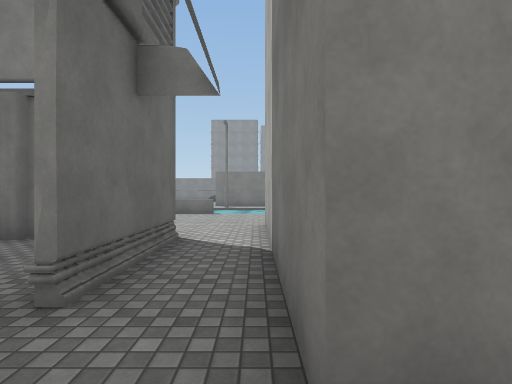
view 1 (above)

21 first-person views from a walk through a 3-D level made in the Unity game engine. The camera is 1.5 m above the floor, looks level and sees 80° across. The floor is counted in squares, 2 m on a side. Each view is taken from the middle of a square. On the plan, view 1 faces up. The plan holds only what a view shows up to about 10 squares ahead; the rest is blank. The place goes on beyond the plan. Surface patterns are stand-ins for the level's own textures.

view 2
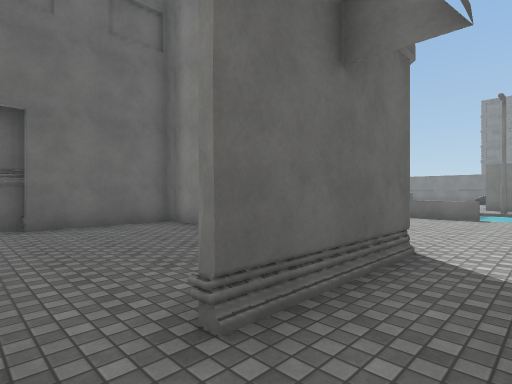

view 3
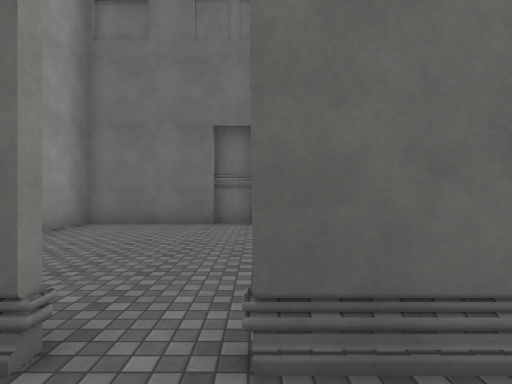

view 4
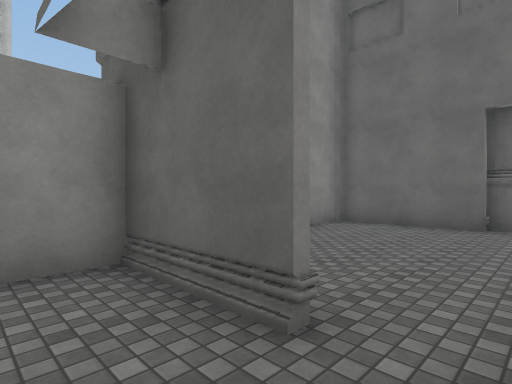

view 5
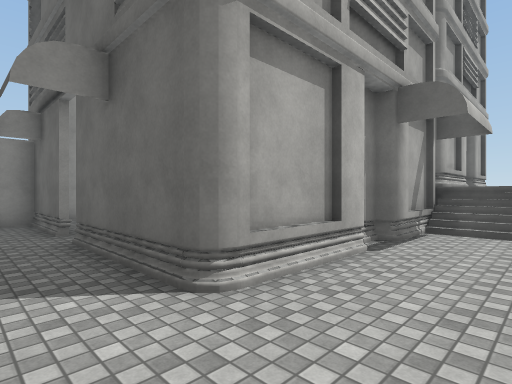

view 6
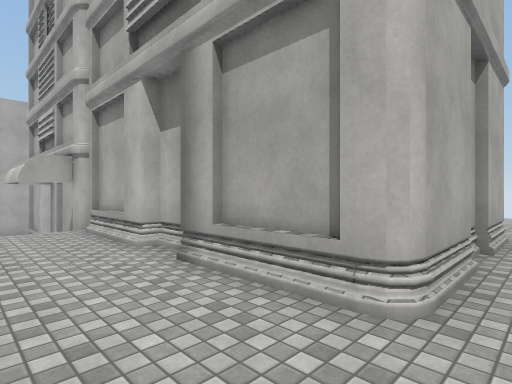

view 7
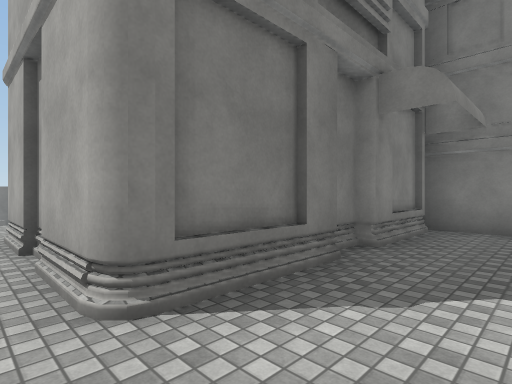

view 8
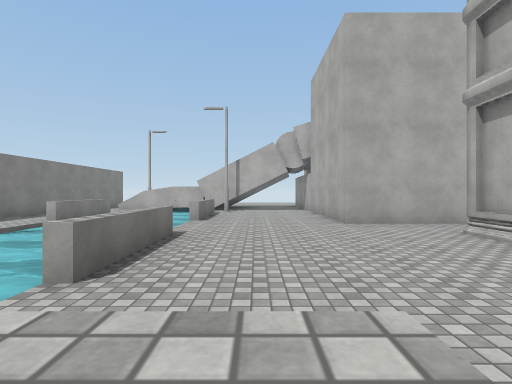

view 9
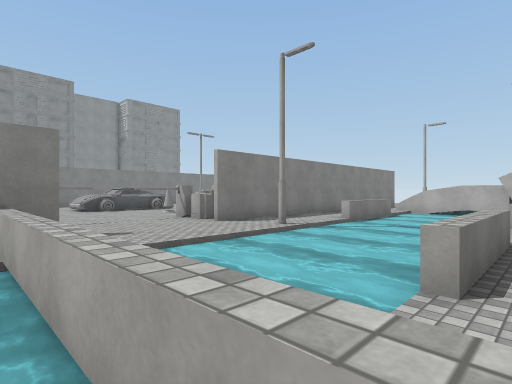

view 10
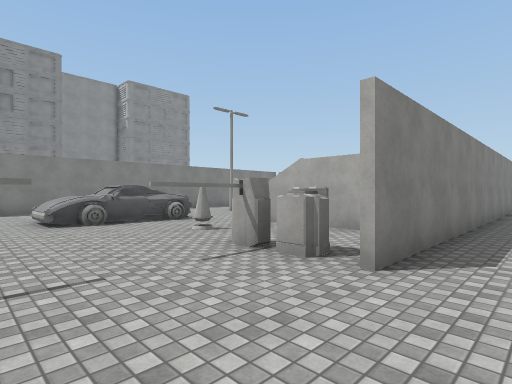

view 11
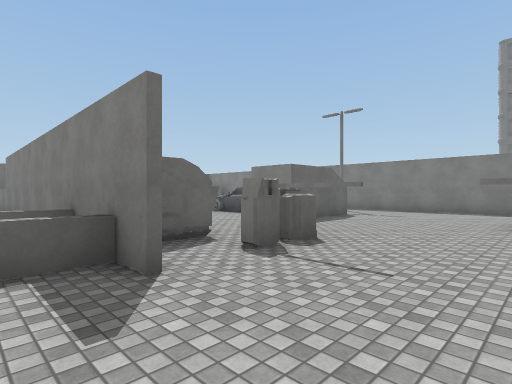

view 12
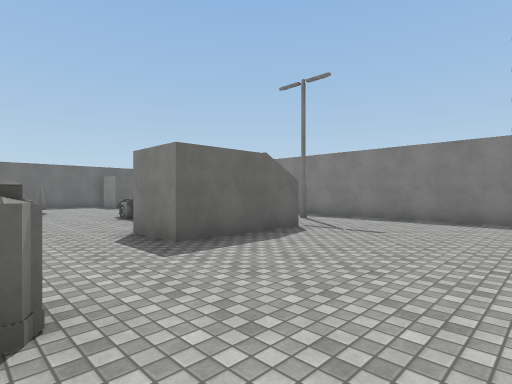

view 13
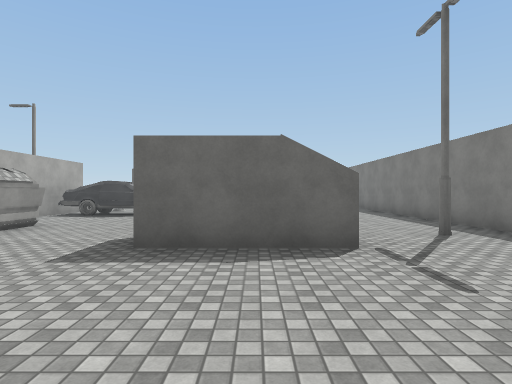

view 14
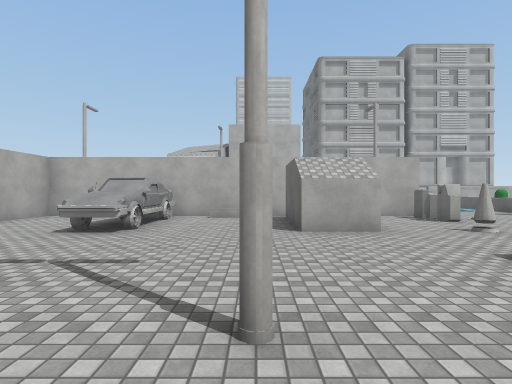

view 15
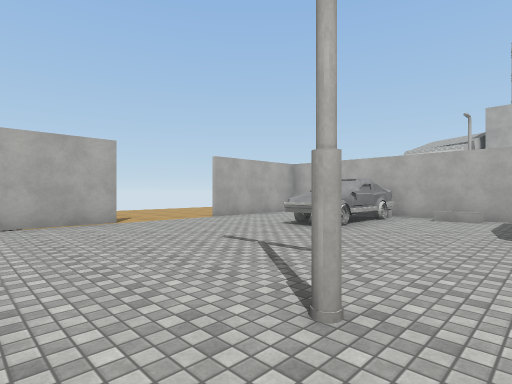

view 16
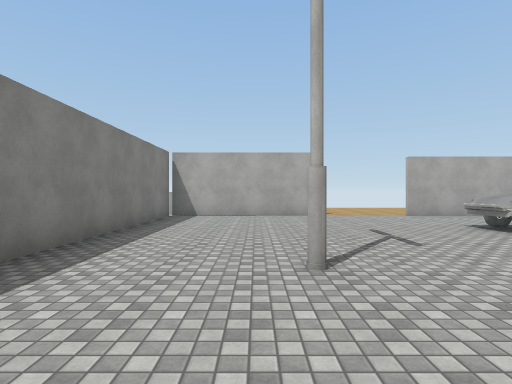

view 17
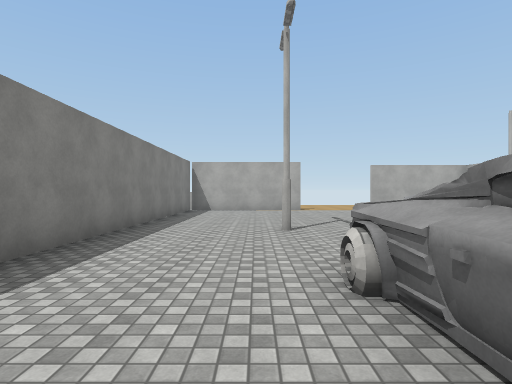

view 18
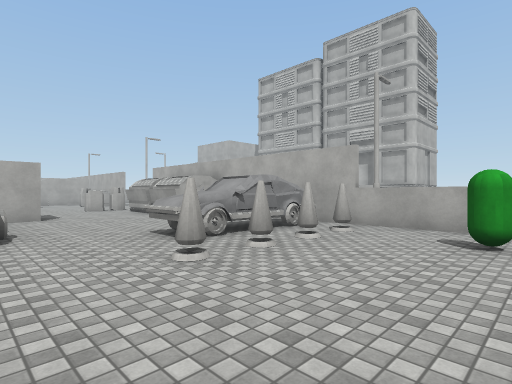

view 19
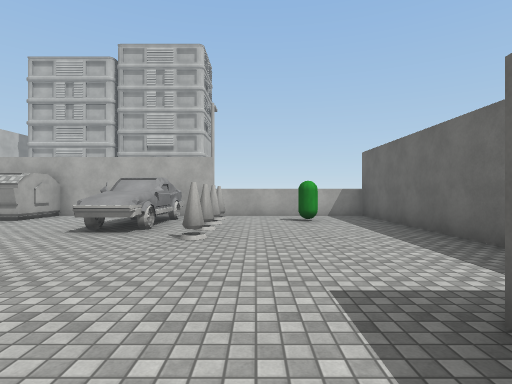

view 20
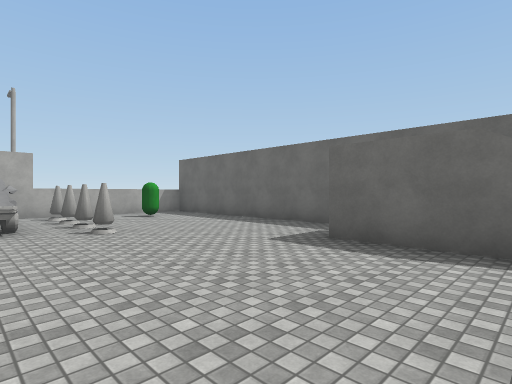

view 21
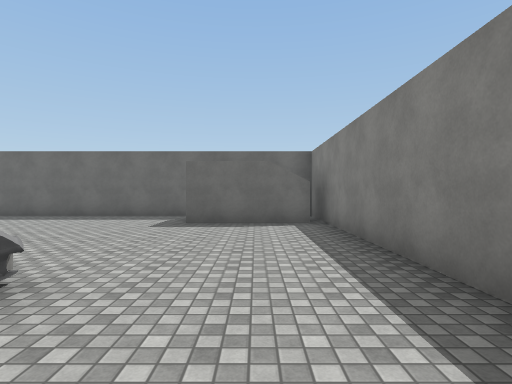

### Floor plan
Key: @ floor where view 1 was taken; # wall or solid block; x gap in a wall; . main floor; : floor 1.75 m higher than the main floor; / step, stairs or slope; ~ water the walk can cross; ≈ water the walk keeps out of; ^ raised ledge; B building; C green capsule; O other object.
Columns run from 21 left of view 1 to 11 right of it. Each row starts with its distance up from view 1.
 28  #################   ###########
 27   #................ ...........#
 26   #.........#..................#
 25   #............................#
 24 #.......OOO  #....OOOO..#......#
 23 #.......     #....OOOO...........
 22 #...........##...................
 21 #....O...........................
 20 #....O.O............O.##...O...#
 19 #....OOO.......O......##...O...#
 18 #..C.O.O...O.O.OO.OO..##...O ..#
 17 #....#OO..OOOOO....O.. /./.O. .#
 16 ###########  ###...#############
 15              ^..........
 14               ~≈~~~~~~~^^
 13               ~≈~~~~~~~~~~
 12               ~≈~~~~~~~    x
 11               ~≈~^^^~~~^^  #
 10               ...........
  9               ...........
  8                ..........
  7        ::::::   ......###
  6        ::::::://......#
  5        :BBBBBBBBBBBBB.#
  4        :B     #.... B.#
  3        :B     B.... #.#
  2        :B     B.... B.#
  1        :BBBBBBB.... B.#
  0        :::::::B.... #@
 -1        :::::: #...  ##
 -2               BB   BB

Where each view was taken, in squares from view 1:
view 1: 0 up, 0 right, facing up
view 2: 1 up, 0 right, facing up-left
view 3: 2 up, 0 right, facing left
view 4: 2 up, 0 right, facing down-left
view 5: 7 up, 0 right, facing down-left
view 6: 7 up, 14 left, facing down-right
view 7: 1 down, 14 left, facing up-right
view 8: 9 up, 7 left, facing right
view 9: 10 up, 7 left, facing up-right
view 10: 15 up, 5 left, facing up-right
view 11: 15 up, 3 left, facing up-left
view 12: 19 up, 4 left, facing up-left
view 13: 23 up, 4 left, facing left
view 14: 26 up, 3 right, facing down
view 15: 26 up, 2 right, facing down-right
view 16: 25 up, 0 right, facing right
view 17: 25 up, 3 left, facing right
view 18: 23 up, 19 left, facing down-right
view 19: 26 up, 17 left, facing down
view 20: 27 up, 14 left, facing down-left
view 21: 26 up, 11 left, facing left
